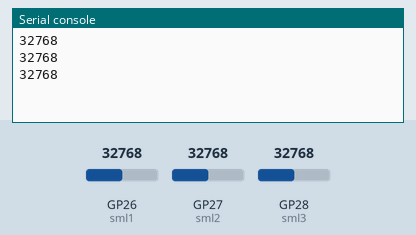
The program below on a simulated Raspberry Pi Pico running MicroPython. Parts: the last lines printed to the serial console. The inputs (shaded band) are chosen by the test bench; at power-on: GP26 (sml1) = 32768, GP27 (sml2) = 32768, GP28 (sml3) = 32768 (analog values on the 0–65535 scale).

Above: at 1.2 s.
1.3 s: GP26 (sml1) set to 45874
4.0 s: GP27 (sml2) set to 19660
At 5.3 s:
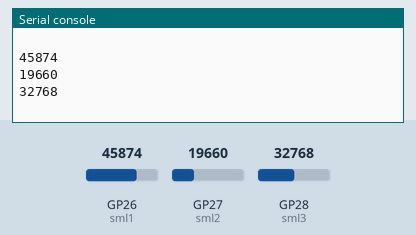
6.7 s: GP28 (sml3) set to 57670
At 8.4 s:
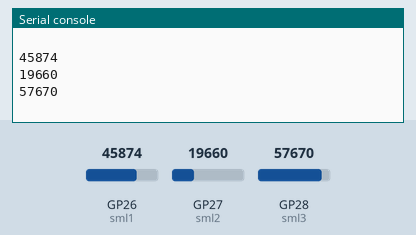
9.4 s: GP28 (sml3) set to 65535
At 11.2 s:
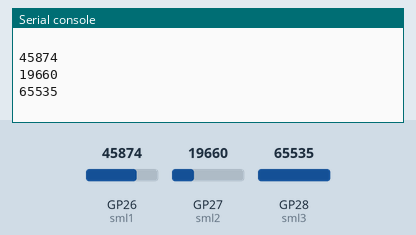
12.1 s: GP27 (sml2) set to 7864
At 14.6 s:
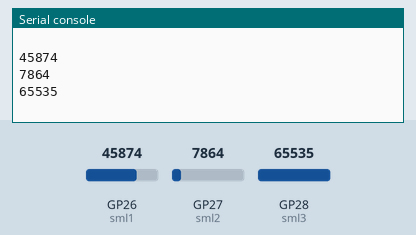
14.8 s: GP26 (sml1) set to 32767
Timing chart, 0 to 17.8 s (numbered marks = the images above; inputs shaded):
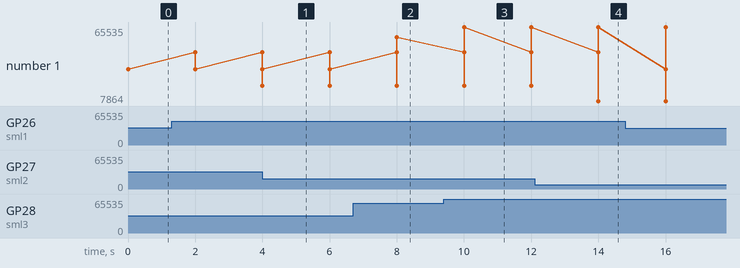

Measured:
- after the input at 4.0 s, the serial console: prints a new line at once (image 1)
- after the input at 6.7 s, the serial console: prints a new line after 1.3 s (image 2)
- after the input at 9.4 s, the serial console: prints a new line after 0.60 s (image 3)
- after the input at 12.1 s, the serial console: prints a new line after 1.9 s (image 4)
- plotted number 1: 32768 → 57670 after the input at 6.7 s, 57670 → 65535 after the input at 9.4 s

The program:

sml_test.py
```python
from machine import Pin, ADC
import time

sml1 = ADC(Pin(26))
sml2 = ADC(Pin(27))
sml3 = ADC(Pin(28))

while True:
    print(sml1.read_u16())
    print(sml2.read_u16())
    print(sml3.read_u16())
    print()
    time.sleep(2)
```
